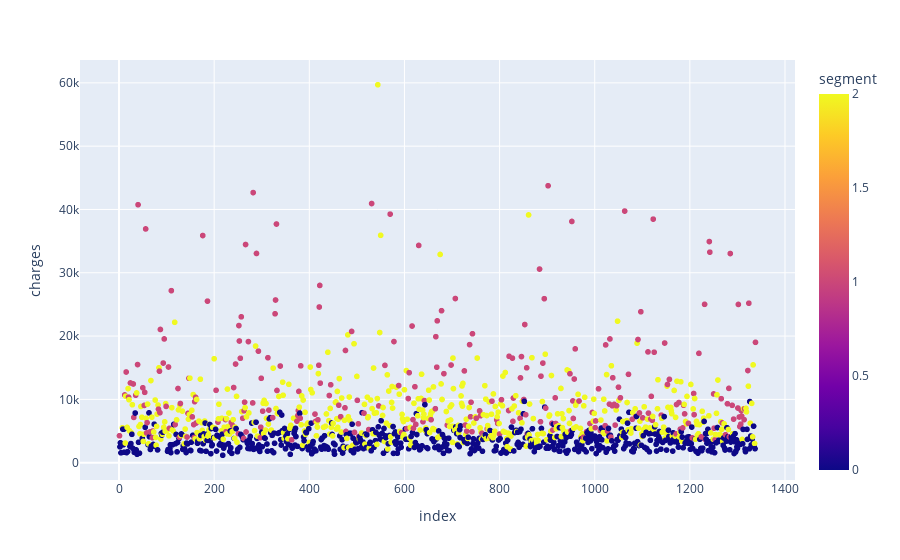

This figure's notebook cell:
### Code cell
# elbow in the graph above indicates that 3 clusters are needed - 3 groups of clients
N_CLUSTERS = 3

model = KMeans(n_clusters=N_CLUSTERS, init='k-means++', random_state=42)
model.fit(x, y)

data['segment'] = model.labels_

fig = px.scatter(data, y='charges', color='segment')
fig.show()

n_pcs= pca.components_.shape[0]
most_important = [np.abs(pca.components_[i]).argmax() for i in range(n_pcs)]
most_important_names = [features[most_important[i]] for i in range(n_pcs)]

pca_results = pd.DataFrame([[i+1, 
                             pca.explained_variance_ratio_[i], 
                             most_important_names[i]] for i in range(n_pcs)],
                           columns = ['pc', 'variance_ratio', 'feature'])

pca_results['variance_ratio_cumsum'] = pca_results['variance_ratio'].cumsum()
pca_results

### Figure 1 — Plotly figure (JSON) as saved in the notebook; plotly's stock layout.template omitted (floating-point values rounded to 4 significant figures; data arrays with more than 128 entries replaced by an {"elided": "..."} marker saying what was removed)
{"data": [{"hovertemplate": "index=%{x}<br>charges=%{y}<br>segment=%{marker.color}<extra></extra>", "legendgroup": "", "marker": {"color": {"elided": "1334 int values"}, "coloraxis": "coloraxis", "symbol": "circle"}, "mode": "markers", "name": "", "showlegend": false, "type": "scattergl", "x": {"elided": "1334 int values"}, "xaxis": "x", "y": {"elided": "1334 int values"}, "yaxis": "y"}], "layout": {"coloraxis": {"colorbar": {"title": {"text": "segment"}}, "colorscale": [[0, "#0d0887"], [0.1111, "#46039f"], [0.2222, "#7201a8"], [0.3333, "#9c179e"], [0.4444, "#bd3786"], [0.5556, "#d8576b"], [0.6667, "#ed7953"], [0.7778, "#fb9f3a"], [0.8889, "#fdca26"], [1, "#f0f921"]]}, "legend": {"tracegroupgap": 0}, "margin": {"t": 60}, "xaxis": {"anchor": "y", "domain": [0, 1], "title": {"text": "index"}}, "yaxis": {"anchor": "x", "domain": [0, 1], "title": {"text": "charges"}}}}
